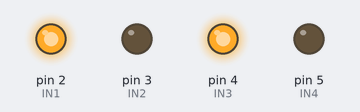
The sketch below on a simulated Arduino Uno, built with avr-gcc and run on an emulated ATmega328P. On the bench: output pins drawn as LEDs (lit = HIGH).

Above: at 0.1 s.
Timing chart, 0 to 1.6 s (numbered marks = the images above):
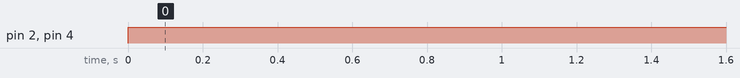

Measured:
- by itself, pin 2 (IN1), pin 4 (IN3): LOW → HIGH at 0.00 s

The sketch:

CAr_control_project.ino
```cpp
#define IN1 2
#define IN2 3
#define IN3 4
#define IN4 5
int dt=1000;

void setup() {
  // put your setup code here, to run once:

  pinMode(IN1,OUTPUT);
  pinMode(IN2,OUTPUT);
  pinMode(IN3,OUTPUT);
  pinMode(IN4,OUTPUT);


}

void loop() {
  // put your main code here, to run repeatedly:

  digitalWrite(IN1,HIGH);
  digitalWrite(IN2,LOW);
  digitalWrite(IN3,HIGH);
  digitalWrite(IN4,LOW);
  delay(dt);

}
```
